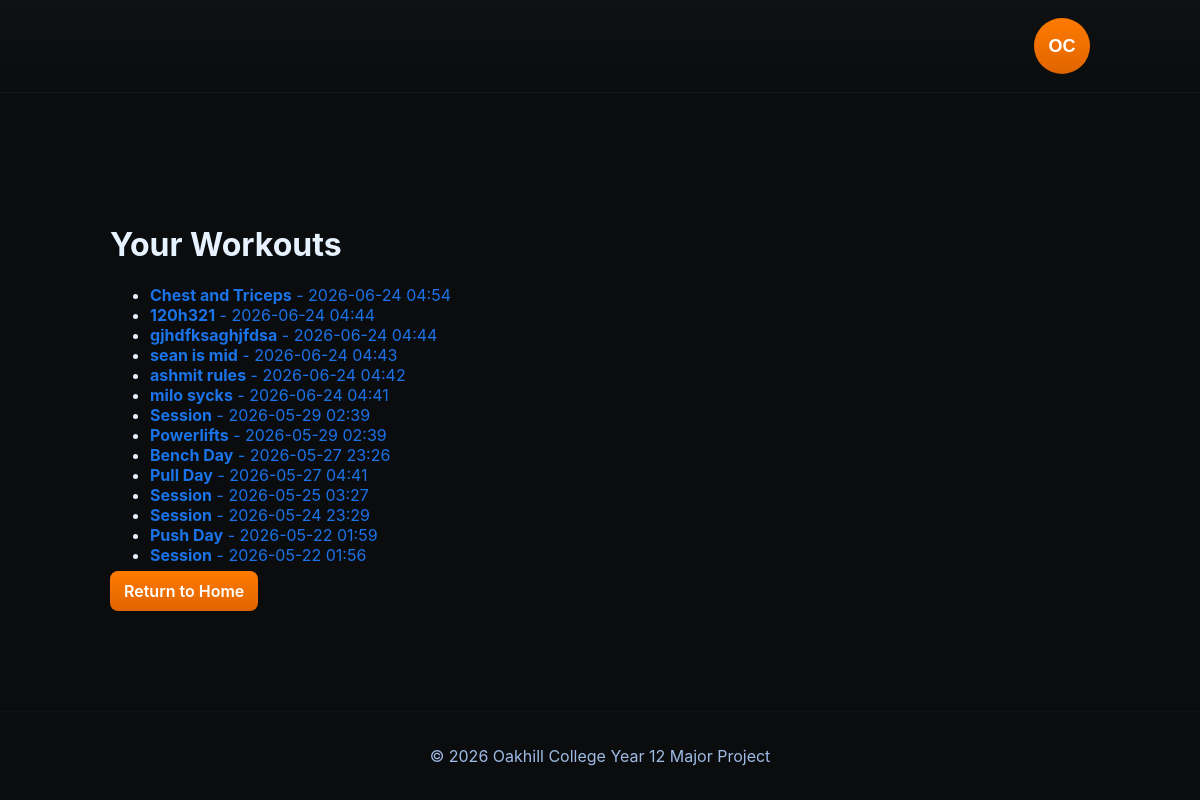
The page /my_app/workouts/ (signed in) on the database as committed earlier.
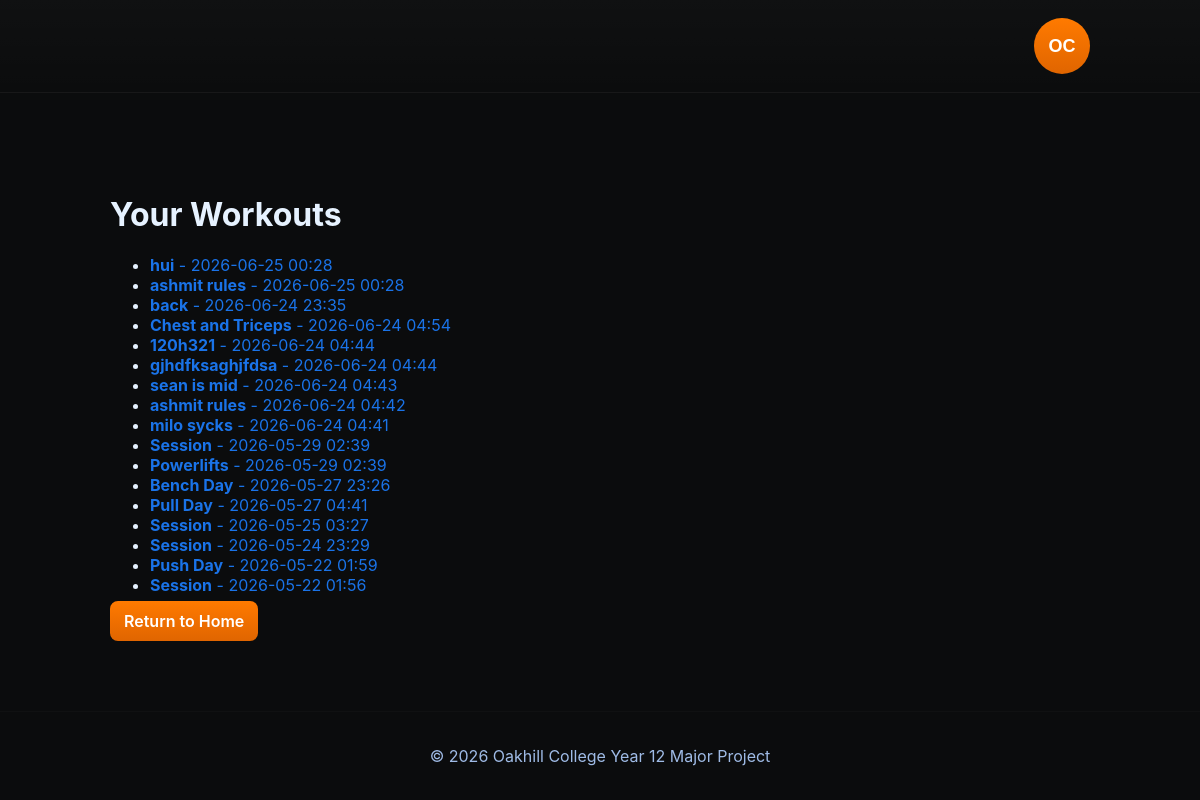
The same page on the database as committed later.
### my_app/models.py (models this page shows, shortened)
class GymSession(models.Model):
    profile = models.ForeignKey('users.Profile', on_delete=models.CASCADE, related_name="sessions")
    session_name = models.CharField(max_length=100, blank=True, null=True)
    session_date = models.DateTimeField()
    notes = models.TextField(blank=True, null=True)
    created_at = models.DateTimeField(auto_now_add=True)
    updated_at = models.DateTimeField(auto_now=True)

### my_app/views.py (the view)
# urls.py: path("workouts/", views.workouts, name="workouts"),
@login_required(login_url="users:login")
def workouts(request):
    sessions = request.user.profile.sessions.order_by('-session_date')
    return render(request, "my_app/workouts.html", {"sessions": sessions})

### my_app/templates/my_app/workouts.html
{% extends 'my_app/base.html' %}
{% block content %}
<h1>Your Workouts</h1>
<ul class="workouts-list">
    {% for session in sessions %}
        <li>
            <a href="{% url 'my_app:workout_detail' session.id %}"><strong>{{ session.session_name|default:'Session' }}</strong> - {{ session.session_date|date:'Y-m-d H:i' }}</a>
        </li>
    {% empty %}
        <li>No workouts found.</li>
    {% endfor %}
</ul>
<a href="{% url 'my_app:home' %}" class="btn secondary">Return to Home</a>
{% endblock %}

Rows that differ between the two databases and show on the page:
added GymSession: session_name "hui", session_date "2026-06-25 00:28"
added GymSession: session_name "ashmit rules", session_date "2026-06-25 00:28"
added GymSession: session_name "back", session_date "2026-06-24 23:35"
